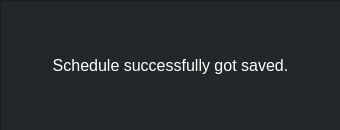
<?xml version="1.0" encoding="UTF-8"?>
<ui version="4.0">
 <class>Dialog</class>
 <widget class="QDialog" name="Dialog">
  <property name="geometry">
   <rect>
    <x>0</x>
    <y>0</y>
    <width>340</width>
    <height>130</height>
   </rect>
  </property>
  <property name="minimumSize">
   <size>
    <width>340</width>
    <height>130</height>
   </size>
  </property>
  <property name="maximumSize">
   <size>
    <width>340</width>
    <height>130</height>
   </size>
  </property>
  <property name="windowTitle">
   <string>Dialog</string>
  </property>
  <widget class="QFrame" name="outer_frame_s_sd">
   <property name="geometry">
    <rect>
     <x>0</x>
     <y>0</y>
     <width>341</width>
     <height>131</height>
    </rect>
   </property>
   <property name="styleSheet">
    <string notr="true">background-color: rgb(35, 39, 42);
background-color: rgb(44, 47, 51);
background-color: rgb(35, 39, 42);</string>
   </property>
   <property name="frameShape">
    <enum>QFrame::StyledPanel</enum>
   </property>
   <property name="frameShadow">
    <enum>QFrame::Raised</enum>
   </property>
   <widget class="QLabel" name="label_s_sd">
    <property name="geometry">
     <rect>
      <x>10</x>
      <y>30</y>
      <width>321</width>
      <height>71</height>
     </rect>
    </property>
    <property name="font">
     <font>
      <pointsize>12</pointsize>
     </font>
    </property>
    <property name="layoutDirection">
     <enum>Qt::RightToLeft</enum>
    </property>
    <property name="styleSheet">
     <string notr="true">color: rgb(255, 255, 255);</string>
    </property>
    <property name="text">
     <string>Schedule successfully got saved.</string>
    </property>
    <property name="alignment">
     <set>Qt::AlignCenter</set>
    </property>
   </widget>
  </widget>
 </widget>
 <resources/>
 <connections/>
</ui>
